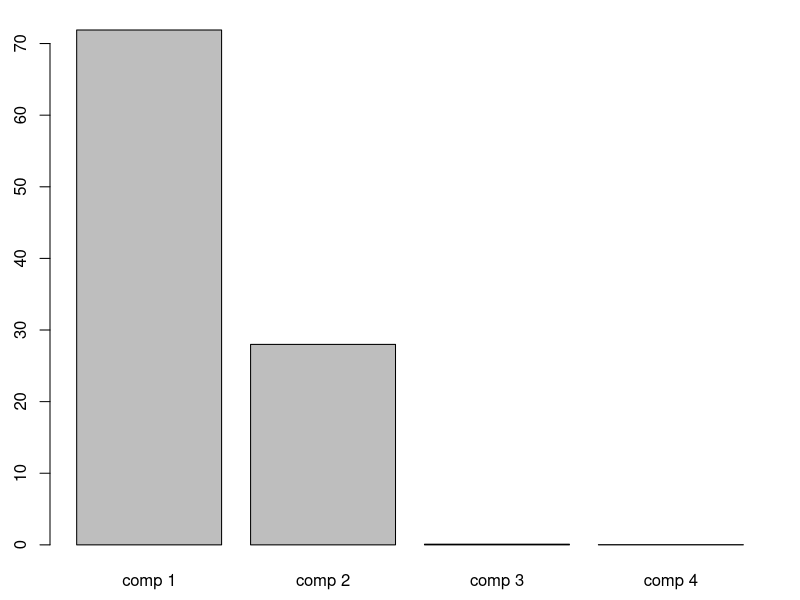
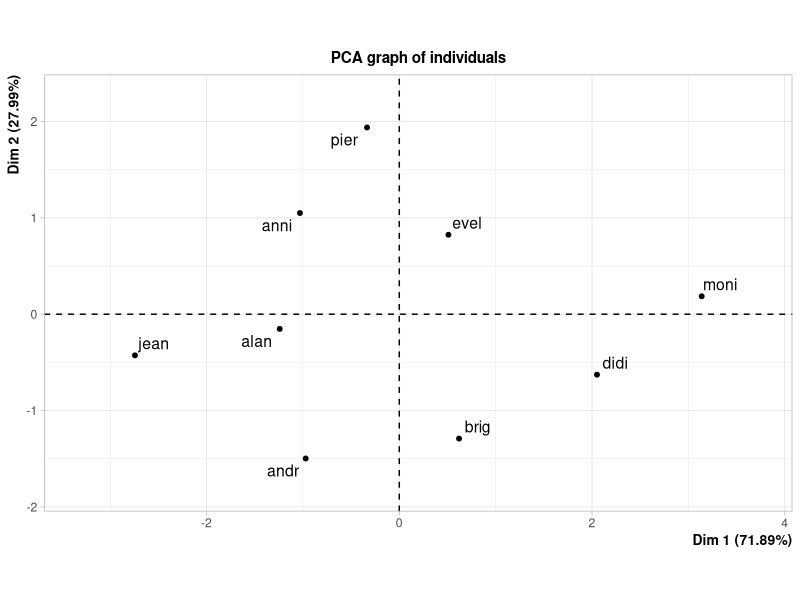
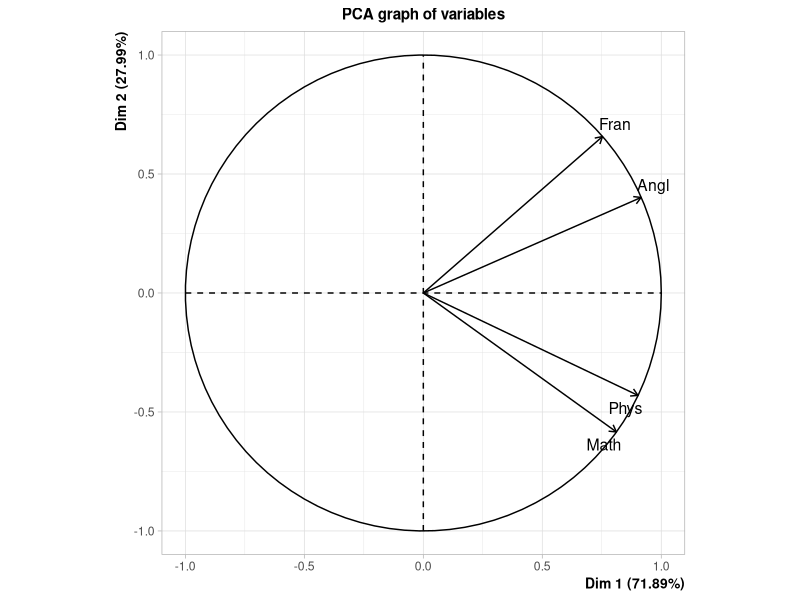

Reproduce these figures in R, in order.
## ---- chunk 1
knitr::opts_chunk$set(echo = FALSE, fig.align = "center")
library(kableExtra)
library(tidyverse)
## ---- chunk 2
knitr::include_graphics("https://upload.wikimedia.org/wikipedia/commons/6/64/Dualite.jpg")
## ---- chunk 3
donnees = read.table(text = "Etudiant & Math & Phys & Fran & Angl
jean &  6.00 &  6.00 &  5.00 &  5.50
alan &  8.00 &  8.00 &  8.00 &  8.00
anni &  6.00 &  7.00 & 11.00 &  9.50
moni & 14.50 & 14.50 & 15.50 & 15.00
didi & 14.00 & 14.00 & 12.00 & 12.50
andr & 11.00 & 10.00 &  5.50 &  7.00
pier &  5.50 &  7.00 & 14.00 & 11.50
brig & 13.00 & 12.50 &  8.50 &  9.50
evel &  9.00 &  9.50 & 12.50 & 12.00", sep = "&", header = T, row.names = 1)

knitr::kable(donnees, row.names = T)
## ---- chunk 4
knitr::kable(data.frame(Moyenne = apply(donnees, 2, mean),
                        Variance = apply(donnees, 2, var)), 
             digits = 2)
## ---- chunk 5
data.frame(cor(donnees)) %>%
  mutate_all(~cell_spec(round(.x,2), bold = .x > .75)) %>%
  kable(escape = F, align = "r") %>%
  kable_styling()
## ---- chunk 6
library(FactoMineR)
acp = PCA(donnees, graph = FALSE)
## ---- chunk 7
knitr::kable(round(setNames(data.frame(acp$eig), c("Valeur propre", "Variance (%)", "Cumulée (%)")), 2), row.names = TRUE)
## ---- chunk 8
par(mar = c(2, 2, 1, 1) + .5)
barplot(acp$eig[,2])
## ---- chunk 9
plot(acp)
## ---- chunk 10
plot(acp, choix = "var")
## ---- chunk 11
setNames(as.data.frame(addmargins(acp$ind$contrib, 1)), paste("contrib", 1:4)) %>%
  mutate_all(~cell_spec(round(.x, 1), bold = .x > 100/9)) %>%
  kable(escape = F, align = "r") %>%
  kable_styling()
## ---- chunk 12
setNames(as.data.frame(addmargins(acp$ind$cos2, 2)), c(paste("qualité", 1:4), "Somme")) %>%
  mutate_all(~cell_spec(round(.x, 2), bold = .x > .25)) %>%
  kable(escape = F, align = "r") %>%
  kable_styling()
## ---- chunk 13
setNames(as.data.frame(acp$var$contrib), paste("contrib", 1:4)) %>%
  mutate_all(~cell_spec(round(.x, 1), bold = .x > 25)) %>%
  kable(escape = F, align = "r") %>%
  kable_styling()
## ---- chunk 14
setNames(as.data.frame(acp$var$cos2), paste("qualité", 1:4)) %>%
  mutate_all(~cell_spec(round(.x,2), bold = .x > .25)) %>%
  kable(escape = F, align = "r") %>%
  kable_styling()
